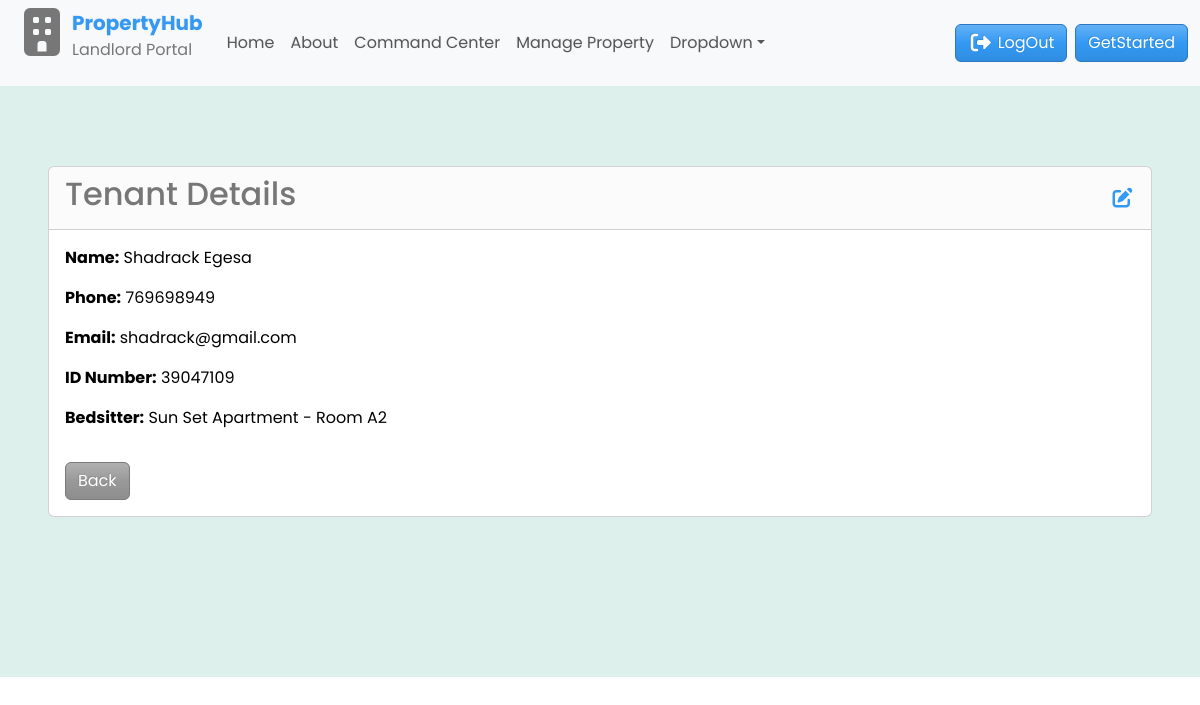
Before: /tenant/3/ with the older database file.
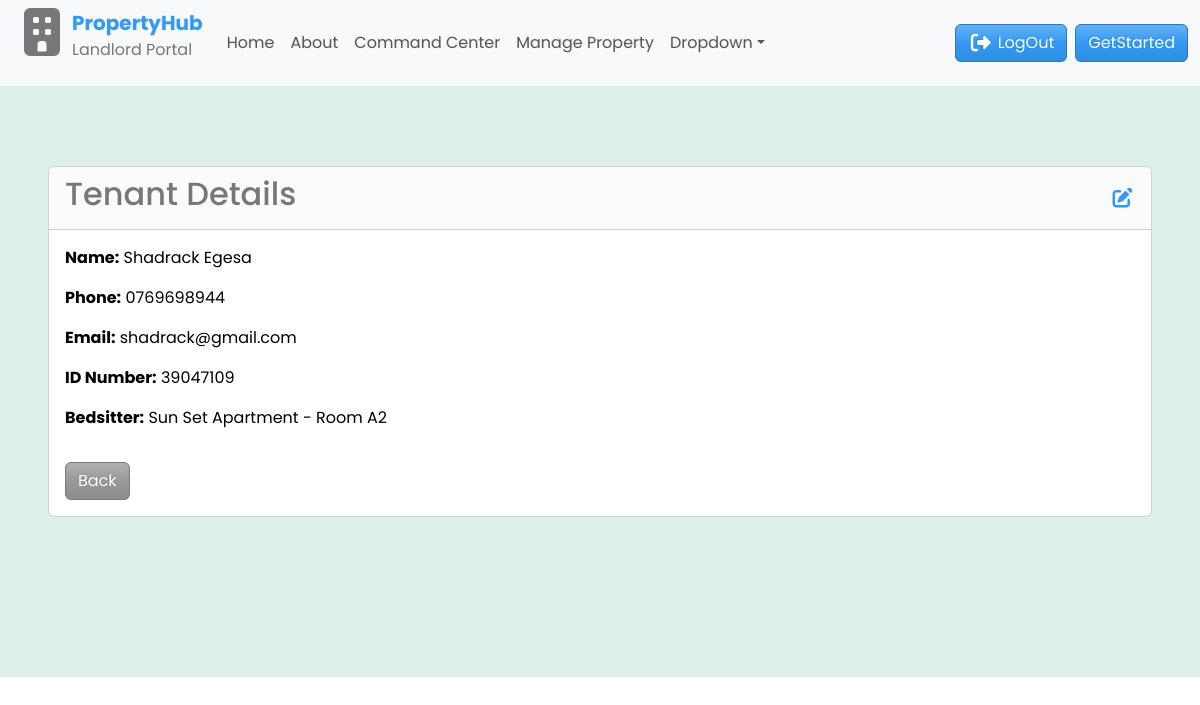
After: the same page with the newer database file.
### main/models.py (models this page shows, shortened)
class Profile(models.Model):
    user = models.OneToOneField(User, on_delete=models.CASCADE)
    bedsitter = models.OneToOneField(Bedsitter, on_delete=models.SET_NULL, null=True, blank=True, related_name='tenant')
    first_name = models.CharField(max_length=50)
    last_name = models.CharField(max_length=50)
    phone_number = models.CharField(max_length=20)
    email = models.EmailField(blank=True, null=True)
    id_number = models.CharField(max_length=20, blank=True, null=True)
    profile_photo = models.ImageField(upload_to='uploads/product', blank=True, null=True)

class Bedsitter(models.Model):
    apartment = models.ForeignKey(Apartment, related_name='bedsitters', on_delete=models.CASCADE)
    number = models.CharField(max_length=255, unique=True)
    def __str__(self):
        return f"{self.apartment.name} - Room {self.number}"
    class Meta:
        verbose_name_plural = "Bedsitters"

class Apartment(models.Model):
    name = models.CharField(max_length=100)
    address = models.CharField(max_length=255)
    city = models.CharField(max_length=100)
    class Meta:
        verbose_name_plural = "Apartments"

### main/views.py (the view)
# urls.py: path('tenant/<int:tenant_id>/', views.tenant_detail, name='tenant_detail'),
def tenant_detail(request, tenant_id):
    tenant = get_object_or_404(Profile, id=tenant_id)
    context = {'tenant': tenant,}
    return render(request, 'main/tenant_detail.html', context)

### main/templates/main/tenant_detail.html (shortened to what this page needs)
{% extends 'main/base.html' %}
{% block content %}
<div class="container-fluid" id="tenant">
  <div class="card">
    <div class="card-header tenant-heading">
      <h2>Tenant Details</h2>
      <a href="{% url 'edit' tenant.id %}"
        ><i class="fa-solid fa-pen-to-square fa-lg"></i
      ></a>
    </div>
    <div class="card-body tenant-card">
      <p>
        <strong>Name:</strong> {{ tenant.first_name }} {{ tenant.last_name }}
      </p>
      <p><strong>Phone:</strong> {{ tenant.phone_number }}</p>
      <p><strong>Email:</strong> {{ tenant.email }}</p>
      <p><strong>ID Number:</strong> {{ tenant.id_number }}</p>
      {% if tenant.bedsitter %}
      <p><strong>Bedsitter:</strong> {{ tenant.bedsitter }}</p>
      {% endif %}
      <a href="javascript:history.back()" class="btn btn-secondary mt-3"
        >Back</a
      >
    </div>
  </div>
</div>
{% endblock %}

Changed rows visible on the page:
changed Profile "Shadrack": phone_number "769698949" → "0769698944"
